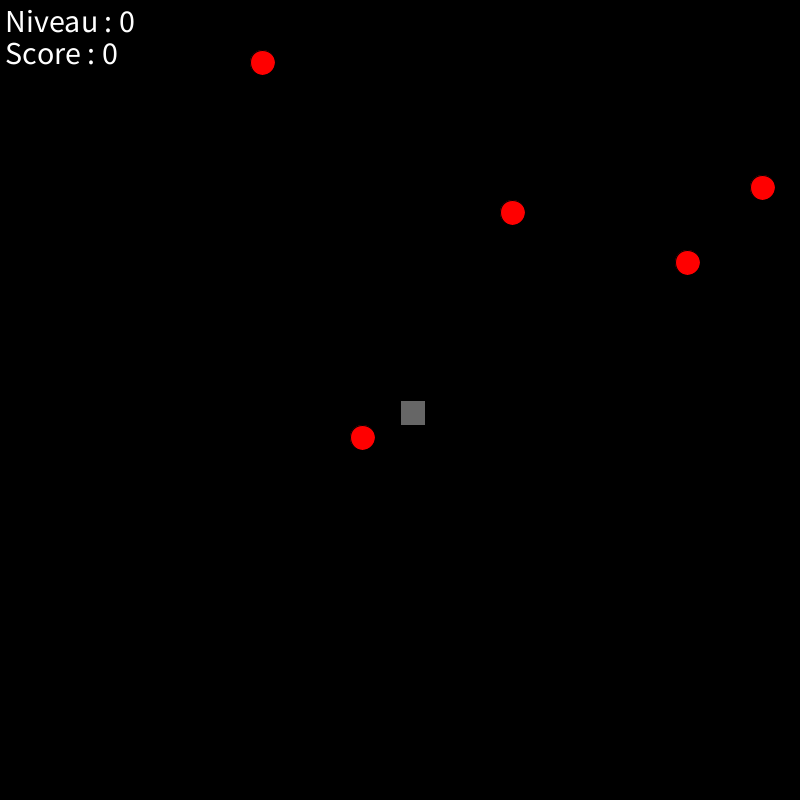
Frame 1 (no input)
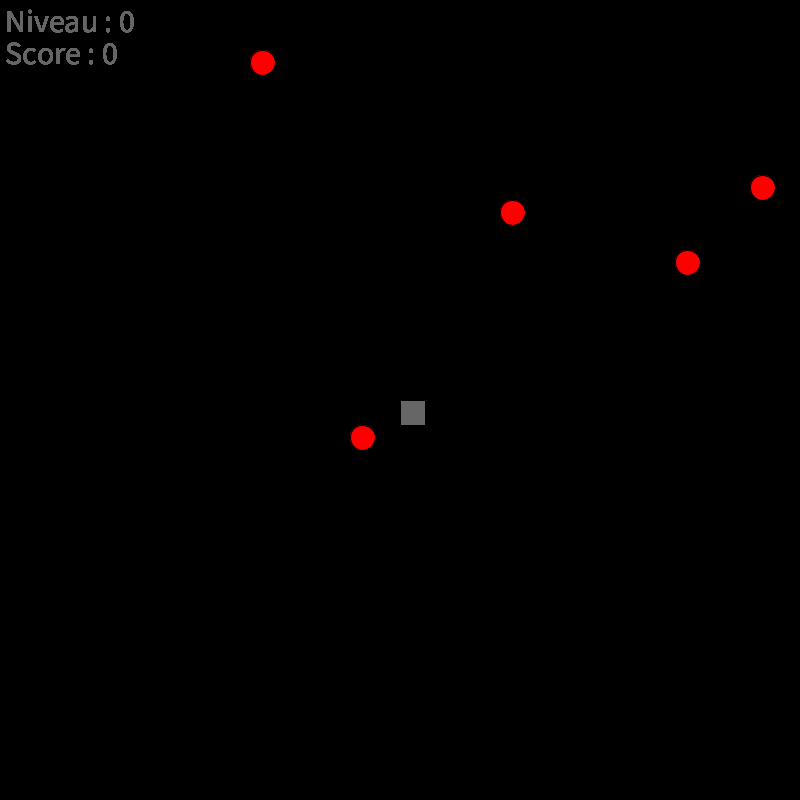
Frame 60 (the mouse pressed at the canvas centre just before this capture)
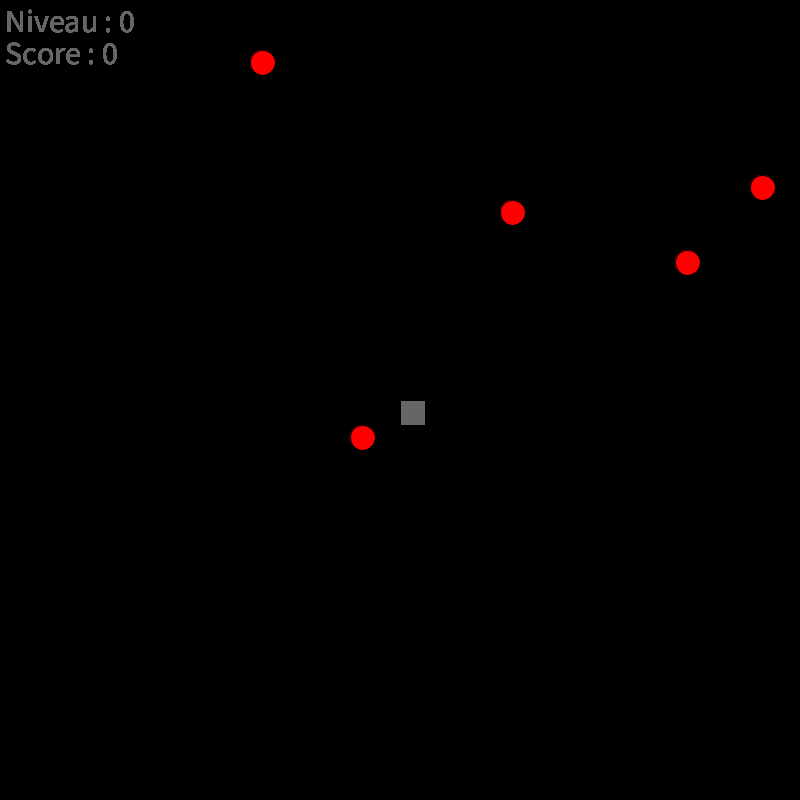
Frame 120 (the mouse held since frame 60 and released just before this capture)

The Processing sketch that drew these frames (run headless with seeded random() and noise(); from frame 60 on, the mouse is pressed at the canvas centre):

// Processing sketch: snake
// ── snake.pde
Serpent snake;
ArrayList<Pastille> listePastille;
ArrayList<Obstacle> listeObstacle;

Niveau currentNiveau;
boolean[][] _map;
int score;

int grid = 25;

void setup() {
  //fullScreen();
  size(800, 800);
  background(0);

  listePastille = new ArrayList<Pastille>();
  listeObstacle = new ArrayList<Obstacle>();

  _map = new boolean[height/grid][width/grid];
  _map[(height/2)/grid][(width/2)/grid] = true;

  currentNiveau = new Niveau(0, 5, 0);
  currentNiveau.update();
  score = 0;

  //Création du serpent
  snake = new Serpent(height/2, width/2, grid);
  snake.ajoutQueue(4);
}

void draw() {
  clear();

  textSize(32);
  text("Niveau : "+currentNiveau.niveau, 5, 32);
  textSize(32);
  text("Score : "+score, 5, 32+32);

  int size = listePastille.size();
  if (size == 0) {
    currentNiveau.upgrade();
  }

  for (int i = 0; i != size; i++) {
    listePastille.get(i).show();
    if (snake.collision(listePastille.get(i))) {
      score+=5;
      snake.ajoutQueue(2);
      listePastille.remove(i);
      size--;
      i--;
    }
  }

  size = listeObstacle.size();
  for (int i = 0; i != size; i++) {
    listeObstacle.get(i).show();
    if (snake.collision(listeObstacle.get(i))) {
      snake.mort();
    }
  }

  snake.updateTete();
  snake.show();
  delay(snake.speed);
  if (snake.x < 0 || snake.x > height-grid || snake.y < 0 || snake.y > width-grid)
    snake.mort();

  if (snake.collisionSuivant() && !(snake.dirx == 0 && snake.diry == 0))
    snake.mort();
}

void keyPressed() {
  if (keyCode == UP) {
    if (!(snake.dirx == 0 && snake.diry == 1)) {
      snake.initMove(0, -1);
    }
  }
  if (keyCode == DOWN) {
    if (!(snake.dirx == 0 && snake.diry == -1)) {
      snake.initMove(0, 1);
    }
  }
  if (keyCode == LEFT) {
    if (!(snake.dirx == 1 && snake.diry == 0)) {
      snake.initMove(-1, 0);
    }
  }
  if (keyCode == RIGHT) {
    if (!(snake.dirx == -1 && snake.diry == 0)) {
      snake.initMove(1, 0);
    }
  }
}

void mousePressed() {
  if (mouseButton == RIGHT) {
    noLoop();
  } else if (mouseButton == LEFT) {
    loop();
  }
}
// ── Carre.pde
class Carre {
  float x;
  float y;
  float w;

  public Carre(float x, float y, float w) {
    this.x = x;
    this.y = y;
    this.w = w;
  }

  public boolean collision(Carre other) {
    return (this.x == other.x && this.y == other.y);
  }
}
// ── Niveau.pde
class Niveau {
  int niveau;
  int pastille;
  int obstacle;

  public Niveau(int niveau, int pastille, int obstacle) {
    this.niveau = niveau;
    this.pastille = pastille;
    this.obstacle = obstacle;
  }

  void update() {
    for (int i = 0; i != this.pastille; i++) {
      int x = (int) random(0, height/grid);
      int y = (int) random(0, width/grid);
      if (_map[x][y]) {
        i--;
      } else {
        listePastille.add(new Pastille(x * grid, y * grid, grid));
        _map[x/grid][y/grid] = true;
      }
    }
    for (int i = 0; i != this.obstacle; i++) {
      int x = (int) random(0, height)/grid;
      int y = (int) random(0, width)/grid;
      if (_map[x][y]) {
        i--;
      } else {
        listeObstacle.add(new Obstacle(x * grid, y * grid, grid));
        _map[x][y] = true;
      }
    }
  }

  public void upgrade() {
    this.niveau++;
    this.pastille++;
    this.obstacle++;

    listeObstacle.clear();
    currentNiveau.update();

    int newSpeed = snake.speed;
    //Reinitialise le serpent
    snake = new Serpent(height/2, width/2, grid);
    snake.ajoutQueue(4);
    snake.speed -= 5;

    //Reinitialise la map
    _map = new boolean[height/grid][width/grid];
    _map[(height/2)/grid][(width/2)/grid] = true;
  }
}
// ── Obstacle.pde
class Obstacle extends Carre {

  public Obstacle(float x, float y, float w) {
    super(x, y, w);
  }

  void show() {
    fill(91, 60, 17);
    ellipse((this.x+this.w/2), (this.y+this.w/2), this.w, this.w);
  }
}
// ── Pastille.pde
class Pastille extends Carre {

  public Pastille(float x, float y, float w) {
    super(x, y, w);
  }

  void show() {
    fill(255, 0, 0);
    ellipse((this.x+this.w/2), (this.y+this.w/2), this.w, this.w);
  }
}
// ── Serpent.pde
class Serpent extends Carre {
  Serpent suivant;
  int dirx;
  int diry;
  int speed;

  public Serpent(float x, float y, float w) {
    super(x, y, w);
    this.suivant = null;
    this.speed = 300;
  }

  void show() {
    fill(102);
    rect(this.x, this.y, this.w, this.w);
    if (this.suivant != null) {
      if (suivant.x == this.x && suivant.y == this.y)
        return;
      else {
        this.suivant.show();
      }
    }
  }

  void updateTete() {
    this.x += this.dirx * grid;
    this.y += this.diry * grid;

    this.updateSuivant();
  }

  void updateSuivant() {
    if (this.suivant != null) {
      if (this.suivant.x == this.x - (this.dirx * grid) && this.suivant.y == this.y - (this.diry * grid)) {
        this.suivant.initMove(this.dirx, this.diry);
        return;
      } else {
        this.suivant.x = this.x  - (this.dirx * grid);
        this.suivant.y = this.y  - (this.diry * grid);
        this.suivant.updateSuivant();
        this.suivant.initMove(this.dirx, this.diry);
      }
    }
  }

  void initMove(int dirx, int diry) {
    this.dirx = dirx;
    this.diry = diry;
  }

  public void ajoutQueue(int count) {
    Serpent next = this;
    while (next.suivant != null) {
      next = next.suivant;
    }
    for (int i = 0; i != count; i++) {
      next.suivant = new Serpent(next.x, next.y, next.w);
      next = next.suivant;
    }
  }

  public void mort() {
    textSize(32);
    text("GAME OVER", height/2, width/2);

    listePastille = new ArrayList<Pastille>();
    listeObstacle = new ArrayList<Obstacle>();

    _map = new boolean[height/grid][width/grid];
    _map[(height/2)/grid][(width/2)/grid] = true;

    currentNiveau = new Niveau(0, 5, 0);
    currentNiveau.update();
    score = 0;

    //Création du serpent
    snake = new Serpent(height/2, width/2, grid);
    snake.ajoutQueue(4);
    noLoop();
  }

  public boolean collisionSuivant() {
    Serpent next = this.suivant;
    for (int i = 0; next != null; i++) {
      if (this.x == next.x && this.y == next.y) {
        return true;
      } else {
        next = next.suivant;
      }
    }
    return false;
  }
}
